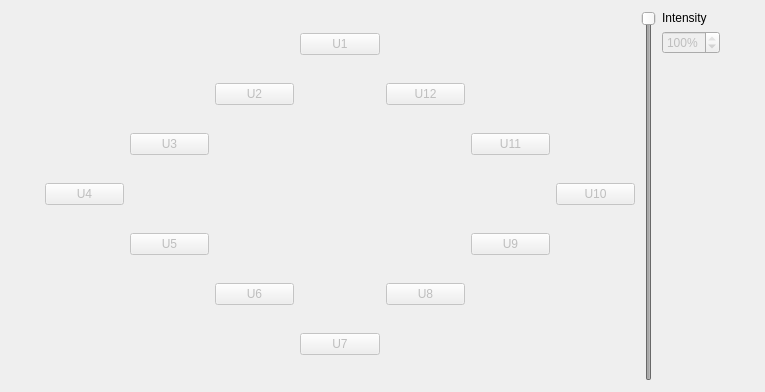
<?xml version="1.0" encoding="UTF-8"?>
<ui version="4.0">
 <class>Form</class>
 <widget class="QWidget" name="Form">
  <property name="geometry">
   <rect>
    <x>0</x>
    <y>0</y>
    <width>765</width>
    <height>392</height>
   </rect>
  </property>
  <property name="windowTitle">
   <string>Plot</string>
  </property>
  <layout class="QHBoxLayout" name="horizontalLayout">
   <item>
    <spacer name="horizontalSpacer">
     <property name="orientation">
      <enum>Qt::Horizontal</enum>
     </property>
     <property name="sizeHint" stdset="0">
      <size>
       <width>40</width>
       <height>20</height>
      </size>
     </property>
    </spacer>
   </item>
   <item>
    <layout class="QGridLayout" name="gridLayout">
     <item row="3" column="0">
      <widget class="QPushButton" name="_u4">
       <property name="enabled">
        <bool>false</bool>
       </property>
       <property name="minimumSize">
        <size>
         <width>5</width>
         <height>0</height>
        </size>
       </property>
       <property name="autoFillBackground">
        <bool>false</bool>
       </property>
       <property name="text">
        <string>U4</string>
       </property>
      </widget>
     </item>
     <item row="3" column="6">
      <widget class="QPushButton" name="_u10">
       <property name="enabled">
        <bool>false</bool>
       </property>
       <property name="sizePolicy">
        <sizepolicy hsizetype="Minimum" vsizetype="Fixed">
         <horstretch>0</horstretch>
         <verstretch>0</verstretch>
        </sizepolicy>
       </property>
       <property name="minimumSize">
        <size>
         <width>5</width>
         <height>0</height>
        </size>
       </property>
       <property name="text">
        <string>U10</string>
       </property>
      </widget>
     </item>
     <item row="0" column="3">
      <widget class="QPushButton" name="_u1">
       <property name="enabled">
        <bool>false</bool>
       </property>
       <property name="sizePolicy">
        <sizepolicy hsizetype="Minimum" vsizetype="Fixed">
         <horstretch>0</horstretch>
         <verstretch>0</verstretch>
        </sizepolicy>
       </property>
       <property name="minimumSize">
        <size>
         <width>5</width>
         <height>0</height>
        </size>
       </property>
       <property name="text">
        <string>U1</string>
       </property>
      </widget>
     </item>
     <item row="6" column="3">
      <widget class="QPushButton" name="_u7">
       <property name="enabled">
        <bool>false</bool>
       </property>
       <property name="minimumSize">
        <size>
         <width>5</width>
         <height>0</height>
        </size>
       </property>
       <property name="text">
        <string>U7</string>
       </property>
      </widget>
     </item>
     <item row="2" column="1">
      <widget class="QPushButton" name="_u3">
       <property name="enabled">
        <bool>false</bool>
       </property>
       <property name="minimumSize">
        <size>
         <width>5</width>
         <height>0</height>
        </size>
       </property>
       <property name="text">
        <string>U3</string>
       </property>
      </widget>
     </item>
     <item row="1" column="2">
      <widget class="QPushButton" name="_u2">
       <property name="enabled">
        <bool>false</bool>
       </property>
       <property name="minimumSize">
        <size>
         <width>5</width>
         <height>0</height>
        </size>
       </property>
       <property name="text">
        <string>U2</string>
       </property>
      </widget>
     </item>
     <item row="1" column="4">
      <widget class="QPushButton" name="_u12">
       <property name="enabled">
        <bool>false</bool>
       </property>
       <property name="minimumSize">
        <size>
         <width>5</width>
         <height>0</height>
        </size>
       </property>
       <property name="text">
        <string>U12</string>
       </property>
      </widget>
     </item>
     <item row="2" column="5">
      <widget class="QPushButton" name="_u11">
       <property name="enabled">
        <bool>false</bool>
       </property>
       <property name="minimumSize">
        <size>
         <width>5</width>
         <height>0</height>
        </size>
       </property>
       <property name="text">
        <string>U11</string>
       </property>
      </widget>
     </item>
     <item row="4" column="1">
      <widget class="QPushButton" name="_u5">
       <property name="enabled">
        <bool>false</bool>
       </property>
       <property name="minimumSize">
        <size>
         <width>5</width>
         <height>0</height>
        </size>
       </property>
       <property name="text">
        <string>U5</string>
       </property>
      </widget>
     </item>
     <item row="5" column="2">
      <widget class="QPushButton" name="_u6">
       <property name="enabled">
        <bool>false</bool>
       </property>
       <property name="minimumSize">
        <size>
         <width>5</width>
         <height>0</height>
        </size>
       </property>
       <property name="text">
        <string>U6</string>
       </property>
      </widget>
     </item>
     <item row="5" column="4">
      <widget class="QPushButton" name="_u8">
       <property name="enabled">
        <bool>false</bool>
       </property>
       <property name="minimumSize">
        <size>
         <width>5</width>
         <height>0</height>
        </size>
       </property>
       <property name="text">
        <string>U8</string>
       </property>
      </widget>
     </item>
     <item row="4" column="5">
      <widget class="QPushButton" name="_u9">
       <property name="enabled">
        <bool>false</bool>
       </property>
       <property name="minimumSize">
        <size>
         <width>5</width>
         <height>0</height>
        </size>
       </property>
       <property name="text">
        <string>U9</string>
       </property>
      </widget>
     </item>
    </layout>
   </item>
   <item>
    <layout class="QGridLayout" name="gridLayout_2">
     <item row="0" column="0">
      <widget class="QSlider" name="_intensity_slider">
       <property name="enabled">
        <bool>false</bool>
       </property>
       <property name="minimum">
        <number>1</number>
       </property>
       <property name="maximum">
        <number>100</number>
       </property>
       <property name="value">
        <number>100</number>
       </property>
       <property name="orientation">
        <enum>Qt::Vertical</enum>
       </property>
       <property name="invertedAppearance">
        <bool>false</bool>
       </property>
       <property name="tickPosition">
        <enum>QSlider::NoTicks</enum>
       </property>
       <property name="tickInterval">
        <number>10</number>
       </property>
      </widget>
     </item>
     <item row="0" column="1">
      <layout class="QGridLayout" name="gridLayout_3">
       <item row="1" column="0">
        <widget class="QSpinBox" name="_intensity_spin">
         <property name="enabled">
          <bool>false</bool>
         </property>
         <property name="suffix">
          <string>%</string>
         </property>
         <property name="prefix">
          <string/>
         </property>
         <property name="minimum">
          <number>1</number>
         </property>
         <property name="maximum">
          <number>100</number>
         </property>
         <property name="value">
          <number>100</number>
         </property>
        </widget>
       </item>
       <item row="0" column="0">
        <widget class="QLabel" name="label">
         <property name="text">
          <string>Intensity</string>
         </property>
        </widget>
       </item>
       <item row="2" column="0">
        <spacer name="verticalSpacer">
         <property name="orientation">
          <enum>Qt::Vertical</enum>
         </property>
         <property name="sizeHint" stdset="0">
          <size>
           <width>20</width>
           <height>40</height>
          </size>
         </property>
        </spacer>
       </item>
      </layout>
     </item>
    </layout>
   </item>
   <item>
    <spacer name="horizontalSpacer_2">
     <property name="orientation">
      <enum>Qt::Horizontal</enum>
     </property>
     <property name="sizeHint" stdset="0">
      <size>
       <width>40</width>
       <height>20</height>
      </size>
     </property>
    </spacer>
   </item>
  </layout>
 </widget>
 <resources/>
 <connections/>
</ui>
